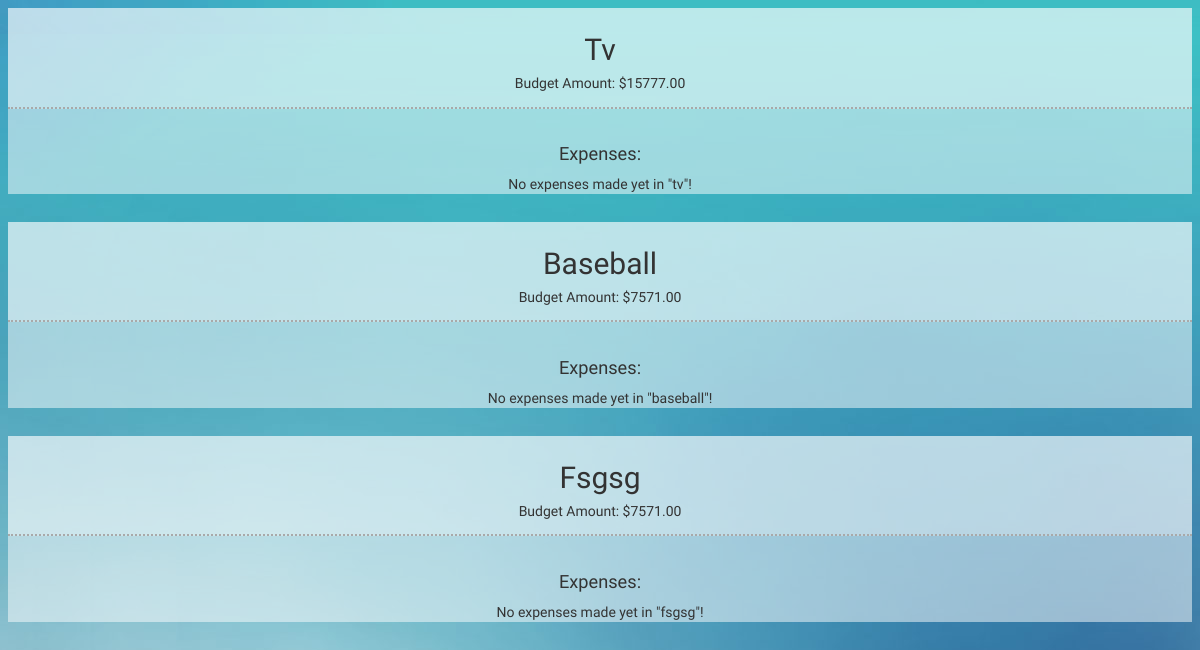
Page / (signed in, lower part) on the earlier database version.
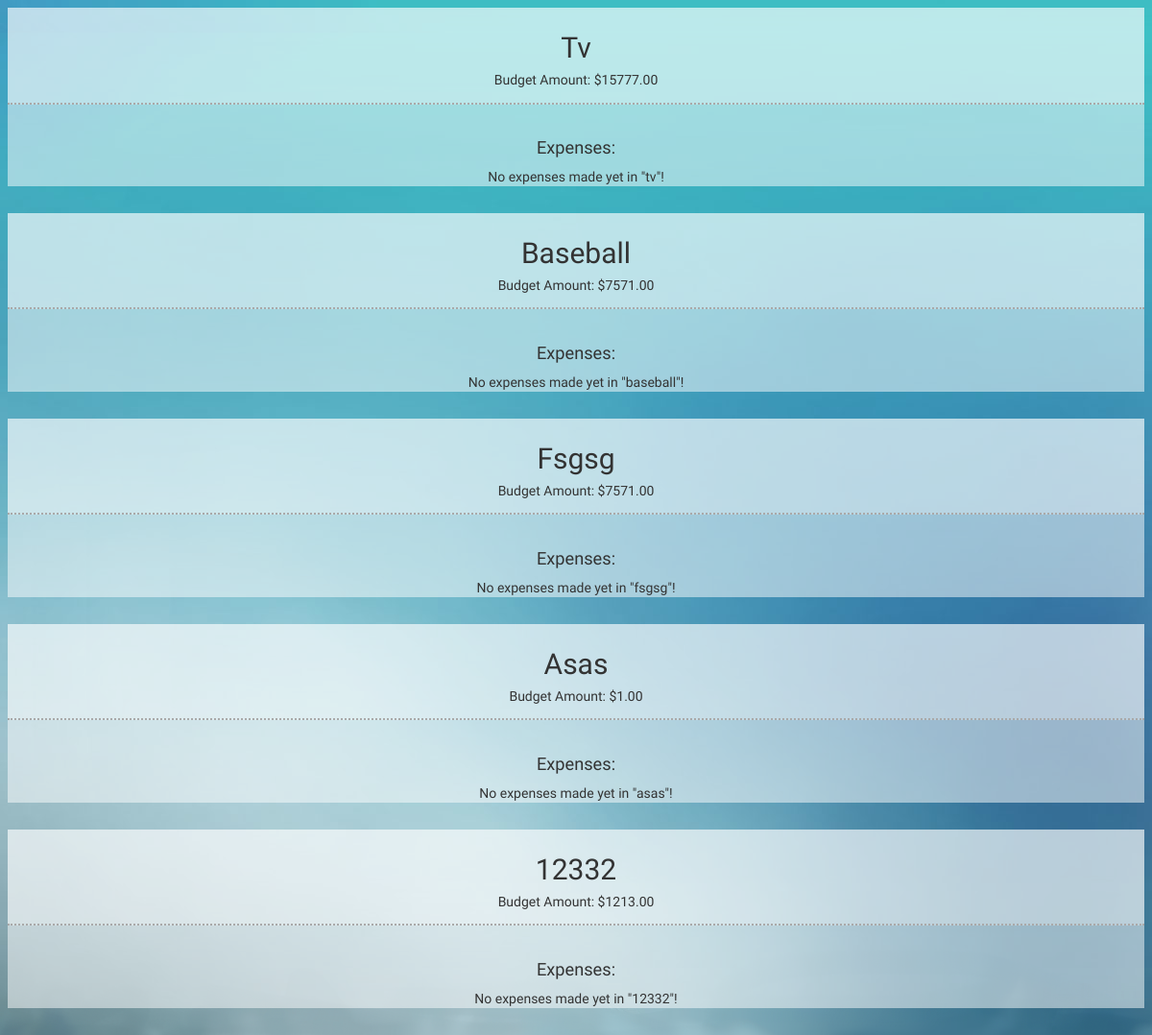
Same page on the later database version.
### app_xspense/models.py (models this page shows, shortened)
class Budget(models.Model):
	ELECTRONICS = 0
	OFFICE = 1
	ENTERTAINMENT = 2
	HOME_FURNITURE = 3
	CLOTHES = 4
	BABY_KIDS = 5
	TOYS_GAMES_CRAFTS = 6
	FOOD = 7
	HEALTH = 8
	BEAUTY = 9
	SPORTS_FITNESS = 10
	AUTO = 11
	GIFTS = 12
	OTHER = 13
	EDUCATION = 14
	category_choices = [
		(ELECTRONICS, 'electronics'),
		(OFFICE, 'office'),
		(ENTERTAINMENT, 'entertainment'),
		(HOME_FURNITURE, 'home/furniture'),
		(CLOTHES, 'clothes'),
		(BABY_KIDS, 'baby/kids'),
		(TOYS_GAMES_CRAFTS, 'toys/games/crafts'),
		(FOOD, 'food'),
		(HEALTH, 'health'),
		(BEAUTY, 'beauty'),
		(SPORTS_FITNESS, 'sports/fitness'),
		(AUTO, 'auto'),
		(GIFTS, 'gifts'),
		(OTHER, 'other'),
		(EDUCATION, 'education')
		]
	category = models.IntegerField(choices=category_choices, default=13)
	user = models.ForeignKey('auth.User', null=True)
	purpose = models.TextField()
	amount = models.DecimalField(max_digits=9, decimal_places=2)
	date_created = models.DateTimeField(
		default=timezone.now)

### app_xspense/views.py (the view)
# urls.py: url(r'^$', views.overview, name='overview'),
def overview(request):
	budgets = Budget.objects.filter(user=request.user.id)
	return render(request, 'app_xspense/overview.html', {'budgets': budgets})

### app_xspense/templates/app_xspense/overview.html (shortened to what this page needs)
{% extends "app_xspense/base.html" %}
{% load staticfiles %}
{% block content %}
	{% if user.is_authenticated %}
		<div id="budget-expense">
		{% for budget in budgets %}
			<div class="medium-6 large-3 columns budget">
				<div class="budgets">
					<div class="budget-info">
						<h2 class="purpose">{{ budget.purpose|title }}</h2>
						<h5 class="amount">Budget Amount: ${{ budget.amount }}</h5>
					</div>
					<div id="expense-info">
					<h3>Expenses:</h3>
					{% if budget.expense_set.all %}
						{% for expense in budget.expense_set.all %}
							<div class="exspense row">
								<div class="small-6 columns">
									<div class="item">{{ expense.item|title }}</div>
									<div class="date">{{ expense.date|date:"m/d/Y" }}</div>
								</div>
								<div class="small-6 columns">
									<div class="price">${{ expense.price }}</div>
									<div class="location">{{ expense.location|title }}</div>
								</div>
							</div>
						{% endfor %}
					{% else %}
						No expenses made yet in "{{ budget.purpose }}"!
					{% endif %}
					</div>
				</div>
			</div>
		{% endfor %}
		</div>
	{% endif %}
{% endblock %}

Differences in the rows shown:
added Budget: purpose "Asas", amount "1.00", purpose "asas"
added Budget: purpose "12332", amount "1213.00"
